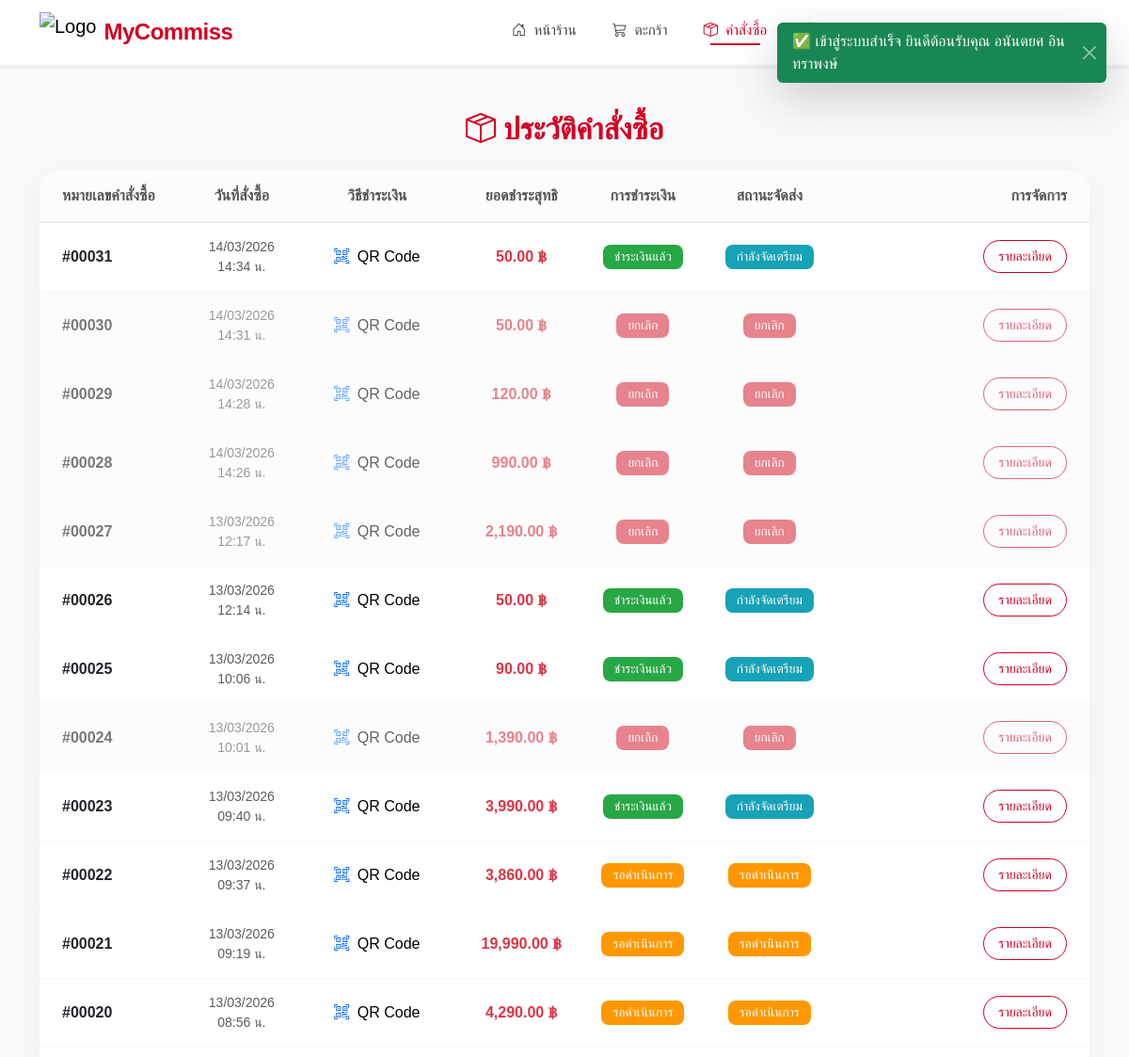
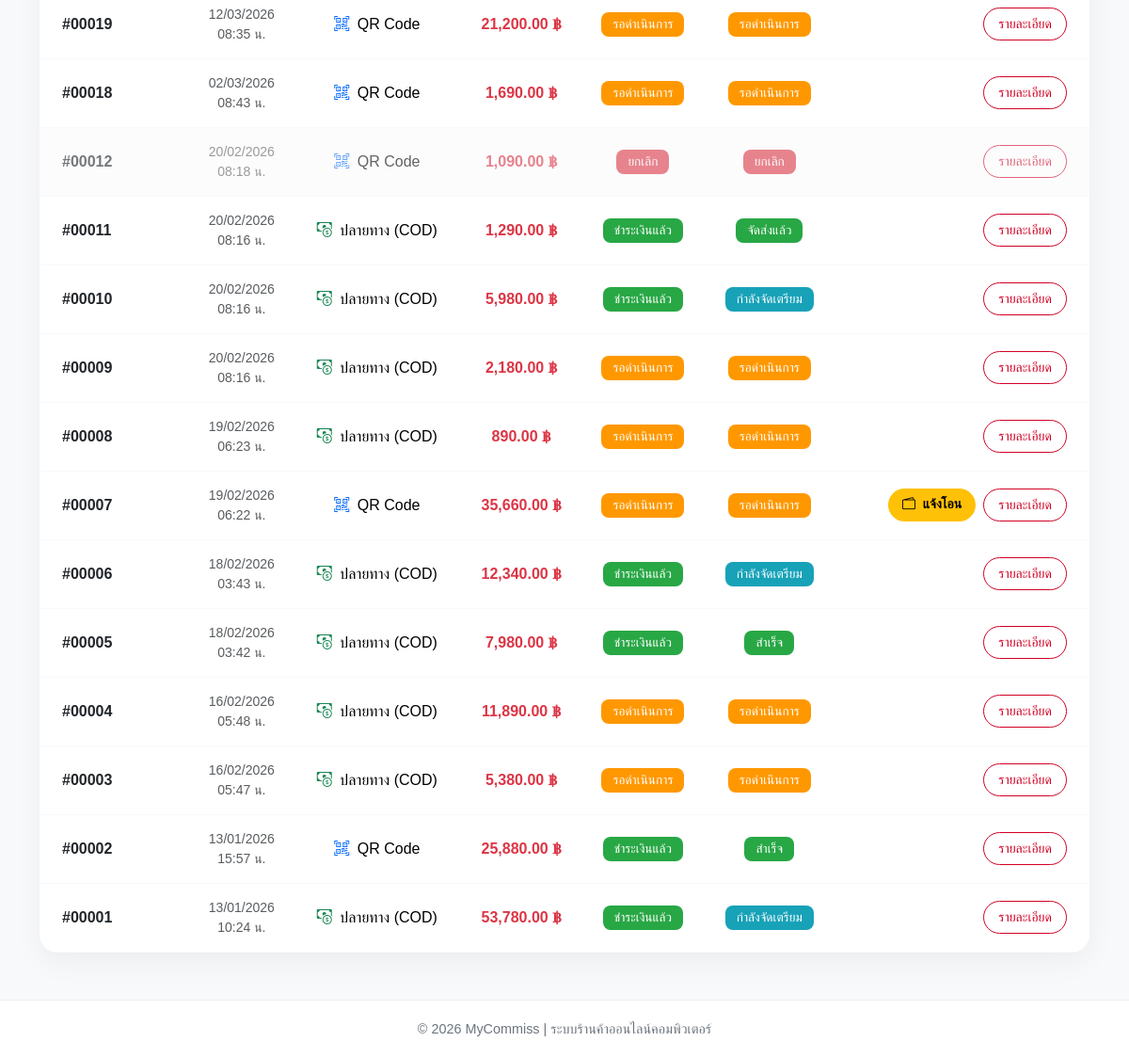
Before: /user/orders.php (signed in) with the older database file (2 pictures, top to bottom).
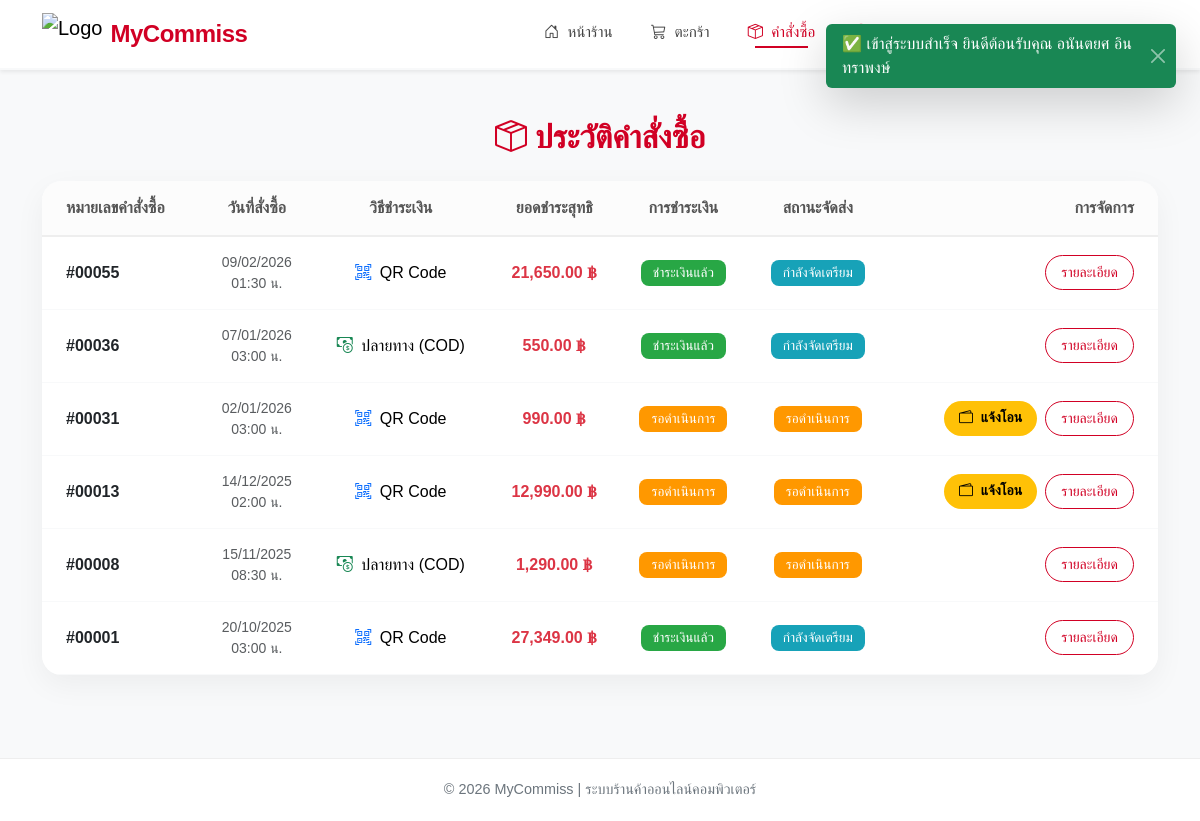
After: the same page with the newer database file.
### tables this page shows
CREATE TABLE `orders` (
  `order_id` int(11) NOT NULL,
  `customer_id` int(11) DEFAULT NULL,
  `total_price` decimal(10,2) NOT NULL,
  `shipping_address` text DEFAULT NULL,
  `payment_method` enum('COD','QR') DEFAULT 'COD',
  `slip_image` varchar(255) DEFAULT NULL,
  `payment_date` datetime DEFAULT NULL,
  `payment_status` enum('รอดำเนินการ','ชำระเงินแล้ว','ยกเลิก') DEFAULT 'รอดำเนินการ',
  `admin_verified` enum('รอตรวจสอบ','กำลังตรวจสอบ','อนุมัติ','ปฏิเสธ') DEFAULT 'รอตรวจสอบ',
  `order_status` enum('รอดำเนินการ','กำลังจัดเตรียม','จัดส่งแล้ว','สำเร็จ','ยกเลิก') DEFAULT 'รอดำเนินการ',
  `order_date` timestamp NOT NULL DEFAULT current_timestamp(),
  `shipped_date` datetime DEFAULT NULL,
  `tracking_number` varchar(100) DEFAULT NULL,
  `note` text DEFAULT NULL
);

### user/orders.php (the view, shortened to what the changed rows need)
<?php
include("connectdb.php");
$customer_id = $_SESSION['customer_id'];
$sql = "SELECT * FROM orders WHERE customer_id = :cid ORDER BY order_date DESC";
$stmt = $conn->prepare($sql);
$stmt->bindParam(':cid', $customer_id, PDO::PARAM_INT);
$stmt->execute();
$orders = $stmt->fetchAll(PDO::FETCH_ASSOC);
?>
<!DOCTYPE html>
<html lang="th">
<head>
  <link href="https://cdn.jsdelivr.net/npm/bootstrap@5.3.2/dist/css/bootstrap.min.css" rel="stylesheet">
  <link href="https://cdn.jsdelivr.net/npm/bootstrap-icons@1.11.1/font/bootstrap-icons.css" rel="stylesheet">
</head>
<body>
<div class="orders-wrapper">
  <div class="toast-container position-fixed top-0 end-0 p-4" style="z-index:3000;">
    <?php foreach (['success' => 'success', 'error' => 'danger'] as $key => $color): ?>
      <?php if (isset($_SESSION["toast_{$key}"])): ?>
        <div class="toast align-items-center text-bg-<?= $color ?> border-0 show shadow-lg" role="alert">
          <div class="d-flex">
            <div class="toast-body fs-6 fw-medium px-3 py-2"><?= $_SESSION["toast_{$key}"] ?></div>
            <button type="button" class="btn-close btn-close-white me-2 m-auto" data-bs-dismiss="toast"></button>
          </div>
        </div>
      <?php endif; ?>
    <?php endforeach; ?>
  </div>
  <div class="container mt-5">
    <div class="text-center mb-4">
      <h2 class="fw-bold mb-0" style="color: #D10024;"><i class="bi bi-box-seam me-2"></i>ประวัติคำสั่งซื้อ</h2>
    </div>
    <?php if (empty($orders)): ?>
      <div class="card card-table p-5 text-center">
        <i class="bi bi-receipt text-muted opacity-50" style="font-size: 5rem;"></i>
        <h4 class="mt-3 fw-bold text-secondary">ยังไม่มีประวัติคำสั่งซื้อ</h4>
        <p class="text-muted">คุณยังไม่เคยทำการสั่งซื้อสินค้าใดๆ ในระบบ</p>
        <div class="mt-3">
          <a href="index.php" class="btn btn-custom-outline px-4 py-2"><i class="bi bi-cart me-2"></i>เริ่มช้อปปิ้งเลย</a>
        </div>
      </div>
    <?php else: ?>
      <div class="card card-table">
        <div class="table-responsive">
          <table class="table table-hover align-middle text-center">
            <thead>
              <tr>
                <th class="text-start ps-4">หมายเลขคำสั่งซื้อ</th>
                <th>วันที่สั่งซื้อ</th>
                <th>วิธีชำระเงิน</th>
                <th>ยอดชำระสุทธิ</th>
                <th>การชำระเงิน</th>
                <th>สถานะจัดส่ง</th>
                <th class="text-end pe-4">การจัดการ</th>
              </tr>
            </thead>
            <tbody>
            <?php
              foreach ($orders as $o):
                $status = $o['payment_status'] ?? 'รอดำเนินการ';
                $order_status = $o['order_status'] ?? 'รอดำเนินการ';
                $admin_verified = $o['admin_verified'] ?? 'รอตรวจสอบ';
                $payBadge = 'bg-warning';
                if ($status === 'ชำระเงินแล้ว') $payBadge = 'bg-success';
                if ($status === 'ยกเลิก') $payBadge = 'bg-danger';
                $orderBadge = 'bg-warning';
                if ($order_status === 'กำลังจัดเตรียม') $orderBadge = 'bg-info';
                if ($order_status === 'จัดส่งแล้ว' || $order_status === 'สำเร็จ') $orderBadge = 'bg-success';
                if ($order_status === 'ยกเลิก') $orderBadge = 'bg-danger';
                $methodText = htmlspecialchars($o['payment_method']);
                $methodIcon = 'bi-credit-card';
                if ($o['payment_method'] === 'QR') {
                  $methodText = 'QR Code';
                  $methodIcon = 'bi-qr-code-scan text-primary';
                } elseif ($o['payment_method'] === 'COD') {
                  $methodText = 'ปลายทาง (COD)';
                  $methodIcon = 'bi-cash-coin text-success';
                }
                $isCancelled = ($order_status === 'ยกเลิก' || $status === 'ยกเลิก');
                $rowClass = $isCancelled ? 'row-cancelled bg-light' : '';
            ?>
              <tr class="<?= $rowClass ?>">
                <td class="text-start ps-4 fw-bold text-dark">
                  #<?= str_pad($o['order_id'], 5, '0', STR_PAD_LEFT) ?>
                </td>
                <td class="text-muted small">
                  <?= date('d/m/Y', strtotime($o['order_date'])) ?><br>
                  <?= date('H:i', strtotime($o['order_date'])) ?> น.
                </td>
                <td>
                  <i class="bi <?= $methodIcon ?> me-1"></i> <?= $methodText ?>
                </td>
                <td class="fw-bold text-danger">
                  <?= number_format($o['total_price'], 2) ?> ฿
                </td>
                <td>
                  <span class="badge <?= $payBadge ?>">
                    <?= htmlspecialchars($status) ?>
                  </span>
                </td>
                <td>
                  <span class="badge <?= $orderBadge ?>">
                    <?= htmlspecialchars($order_status) ?>
                  </span>
                </td>
                <td class="text-end pe-4">
                  <div class="d-flex justify-content-end gap-2">
                    <?php if (
                      $o['payment_method'] === 'QR' &&
                      $status === 'รอดำเนินการ' &&
                      !in_array($admin_verified, ['กำลังตรวจสอบ', 'อนุมัติ']) &&
                      !$isCancelled
                    ): ?>
                      <a href="payment_confirm.php?id=<?= $o['order_id'] ?>" class="btn btn-custom-warning btn-sm" title="แจ้งชำระเงิน">
                        <i class="bi bi-wallet2 me-1"></i> แจ้งโอน
                      </a>
                    <?php endif; ?>
                    <a href="order_detail.php?id=<?= $o['order_id'] ?>" class="btn btn-custom-outline btn-sm" title="ดูรายละเอียด">
                      รายละเอียด
                    </a>
                  </div>
                </td>
              </tr>
            <?php endforeach; ?>
            </tbody>
          </table>
        </div>
      </div>
    <?php endif; ?>
  </div>
</div>
</body>
</html>

Changed rows visible on the page:
no longer on this page (row edited): orders: order_id "00030", order_date "14/03/2026", order_date "14:31", payment_method "QR Code", total_price "50.00", payment_status "ยกเลิก", order_status "ยกเลิก"
no longer on this page (row edited): orders: order_id "00029", order_date "14/03/2026", order_date "14:28", payment_method "QR Code", total_price "120.00", payment_status "ยกเลิก", order_status "ยกเลิก"
no longer on this page (row edited): orders: order_id "00028", order_date "14/03/2026", order_date "14:26", payment_method "QR Code", total_price "990.00", payment_status "ยกเลิก", order_status "ยกเลิก"
no longer on this page (row edited): orders: order_id "00027", order_date "13/03/2026", order_date "12:17", payment_method "QR Code", total_price "2,190.00", payment_status "ยกเลิก", order_status "ยกเลิก"
no longer on this page (row edited): orders: order_id "00026", order_date "13/03/2026", order_date "12:14", payment_method "QR Code", total_price "50.00", payment_status "ชำระเงินแล้ว", order_status "กำลังจัดเตรียม"
no longer on this page (row edited): orders: order_id "00025", order_date "13/03/2026", order_date "10:06", payment_method "QR Code", total_price "90.00", payment_status "ชำระเงินแล้ว", order_status "กำลังจัดเตรียม"
no longer on this page (row edited): orders: order_id "00024", order_date "13/03/2026", order_date "10:01", payment_method "QR Code", total_price "1,390.00", payment_status "ยกเลิก", order_status "ยกเลิก"
no longer on this page (row edited): orders: order_id "00023", order_date "13/03/2026", order_date "09:40", payment_method "QR Code", total_price "3,990.00", payment_status "ชำระเงินแล้ว", order_status "กำลังจัดเตรียม"
no longer on this page (row edited): orders: order_id "00022", order_date "13/03/2026", order_date "09:37", payment_method "QR Code", total_price "3,860.00", payment_status "รอดำเนินการ", order_status "รอดำเนินการ"
no longer on this page (row edited): orders: order_id "00021", order_date "13/03/2026", order_date "09:19", payment_method "QR Code", total_price "19,990.00", payment_status "รอดำเนินการ", order_status "รอดำเนินการ"
no longer on this page (row edited): orders: order_id "00020", order_date "13/03/2026", order_date "08:56", payment_method "QR Code", total_price "4,290.00", payment_status "รอดำเนินการ", order_status "รอดำเนินการ"
no longer on this page (row edited): orders: order_id "00019", order_date "12/03/2026", order_date "08:35", payment_method "QR Code", total_price "21,200.00", payment_status "รอดำเนินการ", order_status "รอดำเนินการ"
no longer on this page (row edited): orders: order_id "00018", order_date "02/03/2026", order_date "08:43", payment_method "QR Code", total_price "1,690.00", payment_status "รอดำเนินการ", order_status "รอดำเนินการ"
no longer on this page (row edited): orders: order_id "00012", order_date "20/02/2026", order_date "08:18", payment_method "QR Code", total_price "1,090.00", payment_status "ยกเลิก", order_status "ยกเลิก"
no longer on this page (row edited): orders: order_id "00011", order_date "20/02/2026", order_date "08:16", payment_method "ปลายทาง (COD)", total_price "1,290.00", payment_status "ชำระเงินแล้ว", order_status "จัดส่งแล้ว"
no longer on this page (row edited): orders: order_id "00010", order_date "20/02/2026", order_date "08:16", payment_method "ปลายทาง (COD)", total_price "5,980.00", payment_status "ชำระเงินแล้ว", order_status "กำลังจัดเตรียม"
no longer on this page (row edited): orders: order_id "00009", order_date "20/02/2026", order_date "08:16", payment_method "ปลายทาง (COD)", total_price "2,180.00", payment_status "รอดำเนินการ", order_status "รอดำเนินการ"
no longer on this page (row edited): orders: order_id "00007", order_date "19/02/2026", order_date "06:22", payment_method "QR Code", total_price "35,660.00", payment_status "รอดำเนินการ", order_status "รอดำเนินการ"
no longer on this page (row edited): orders: order_id "00006", order_date "18/02/2026", order_date "03:43", payment_method "ปลายทาง (COD)", total_price "12,340.00", payment_status "ชำระเงินแล้ว", order_status "กำลังจัดเตรียม"
no longer on this page (row edited): orders: order_id "00005", order_date "18/02/2026", order_date "03:42", payment_method "ปลายทาง (COD)", total_price "7,980.00", payment_status "ชำระเงินแล้ว", order_status "สำเร็จ"
no longer on this page (row edited): orders: order_id "00004", order_date "16/02/2026", order_date "05:48", payment_method "ปลายทาง (COD)", total_price "11,890.00", payment_status "รอดำเนินการ", order_status "รอดำเนินการ"
no longer on this page (row edited): orders: order_id "00003", order_date "16/02/2026", order_date "05:47", payment_method "ปลายทาง (COD)", total_price "5,380.00", payment_status "รอดำเนินการ", order_status "รอดำเนินการ"
no longer on this page (row edited): orders: order_id "00002", order_date "13/01/2026", order_date "15:57", payment_method "QR Code", total_price "25,880.00", payment_status "ชำระเงินแล้ว", order_status "สำเร็จ"
added orders: order_id "00055", order_date "09/02/2026", order_date "01:30", payment_method "QR Code", total_price "21,650.00", payment_status "ชำระเงินแล้ว", order_status "กำลังจัดเตรียม"
added orders: order_id "00036", order_date "07/01/2026", order_date "03:00", payment_method "ปลายทาง (COD)", total_price "550.00", payment_status "ชำระเงินแล้ว", order_status "กำลังจัดเตรียม"
changed orders "00031": order_date "14/03/2026" → "02/01/2026"; order_date "14:34" → "03:00"; total_price "50.00" → "990.00"; payment_status "ชำระเงินแล้ว" → "รอดำเนินการ"; order_status "กำลังจัดเตรียม" → "รอดำเนินการ"; now shows "แจ้งโอน"
now on this page (row edited): orders: order_id "00013", order_date "14/12/2025", order_date "02:00", payment_method "QR Code", total_price "12,990.00", payment_status "รอดำเนินการ", order_status "รอดำเนินการ"
changed orders "00008": order_date "19/02/2026" → "15/11/2025"; order_date "06:23" → "08:30"; total_price "890.00" → "1,290.00"
changed orders "00001": order_date "13/01/2026" → "20/10/2025"; order_date "10:24" → "03:00"; payment_method "ปลายทาง (COD)" → "QR Code"; total_price "53,780.00" → "27,349.00"
